Frame 1 (no input): blank canvas, image omitted
Frame 60 (the mouse pressed at the canvas centre just before this capture): blank canvas, image omitted
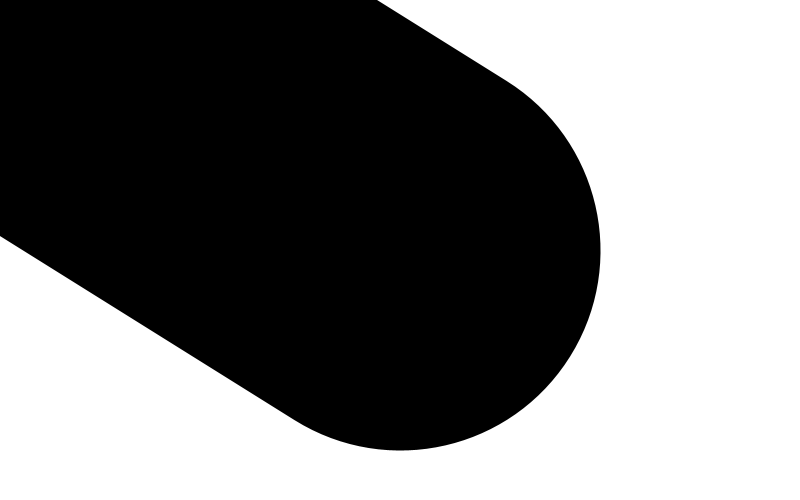
Frame 120 (the mouse held since frame 60 and released just before this capture)

The Processing sketch whose frames 1 and 60 were blank and that drew this single picture after the mouse press (run headless with seeded random() and noise(); from frame 60 on, the mouse is pressed at the canvas centre):

// Processing sketch: pincel_basico
// ── pincel_basico.pde
/*The formula for calculating the speed of the mouse’s 
horizontal motion is the
absolute value of the difference between mouseX and pmouseX. 
The absolute value of a
number is defined as that number without its sign:
The absolute value of –2 is 2.
The absolute value of 2 is 2.

*/

int grosor;

void setup() {
size(800,500);
background(255);
smooth();

}

void draw() {
stroke(0);
grosor = abs(mouseX-pmouseX);
strokeWeight(grosor);
line(pmouseX ,pmouseY ,mouseX ,mouseY);


}

void mousePressed() {
background(255);
}
